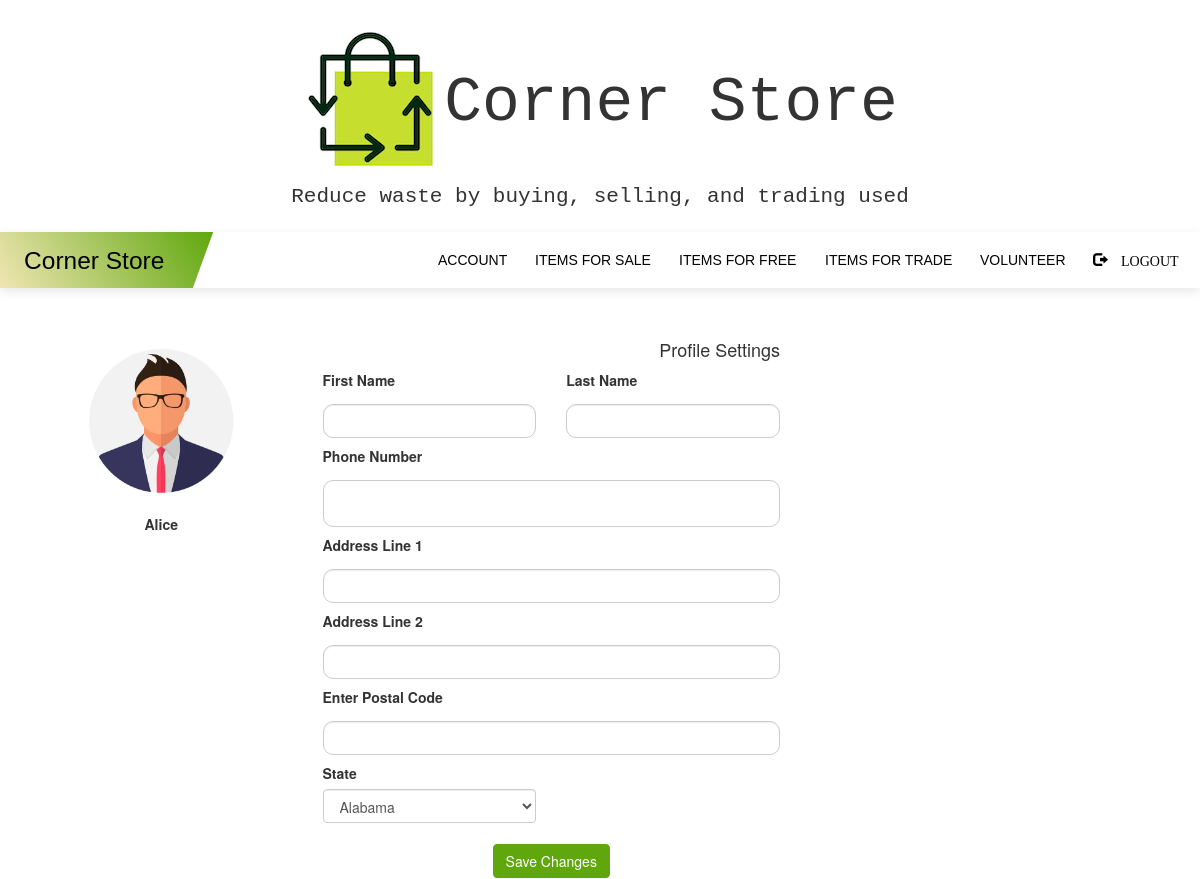
/editprofile (signed in), run on the app's committed database.
### myapp/models.py (models this page shows, shortened)
class User(UserMixin, db.Model):
    __tablename__ = 'users'
    id = db.Column(db.Integer, primary_key=True)
    username = db.Column(db.String(64), unique=True, index=True)
    email = db.Column(db.String(128), unique=True)
    password = db.Column(db.String(128))
    image_file = db.Column(db.String(20),nullable=False,default='person.jpeg')
    admin = db.Column(db.String(10))
    agency = db.Column(db.String(10))
    verified = db.Column(db.String(10))
    profile = db.relationship('Profile', backref='users', lazy='dynamic')
    listings = db.relationship('Listing', backref='users', lazy='dynamic')
    volunteer = db.relationship('Volunteer', backref='users', lazy='dynamic')
    bevolunteer = db.relationship('BeVolunteer', backref='users', lazy='dynamic')
    report = db.relationship('Report', backref='users', lazy='dynamic')
    review = db.relationship('Review', backref='users', lazy='dynamic')
    rating = db.relationship('Rating', backref='users', lazy='dynamic')

### myapp/routes.py (the view, shortened to what this page needs)
@myapp_obj.route("/editprofile", methods=['GET', 'POST'])
@login_required
def edit():
    username = current_user.username
    user_id = current_user.id
    user = User.query.get(user_id)
    form = EditProfile()
    image_url = url_for('static', filename='profile_pics/' + current_user.image_file)
    profile = Profile.query.get(user_id)
    return render_template('editprofile.html', user=user, form=form, username=username, profile=profile, image_url = image_url)

### myapp/forms.py
class EditProfile(FlaskForm):
    first = StringField('First Name')
    last = StringField('Last Name')
    phone = StringField('Phone Number')
    address1 = StringField('Address Line 1')
    address2 = StringField('Address Line 2')
    postal = StringField('Enter Postal Code', validators=[Length(min=5,max=5, message="Postal Code must be valid"), Regexp('\d{5}', message='No Good' )])
    state = SelectField('State', choices = ['Alabama','Alaska','Arizona','Arkansas','California','Colorado','Connecticut','Delaware','Florida','Georgia','Hawaii','Idaho','Illinois','Indiana','Iowa','Kansas','Kentucky','Louisiana','Maine','Maryland','Massachusetts','Michigan','Minnesota','Mississippi','Missouri','Montana','Nebraska','Nevada','New Hampshire','New Jersey','New Mexico','New York','North Carolina','North Dakota','Ohio','Oklahoma','Oregon','Pennsylvania','Rhode Island','South Carolina','South Dakota','Tennessee','Texas','Utah','Vermont','Virginia','Washington','West Virginia','Wisconsin','Wyoming'])
    submit = SubmitField('Save Changes')

### myapp/models.py (called while the page is built)
@login.user_loader
def load_user(id):
    return User.query.get(int(id))

### myapp/templates/editprofile.html (shortened to what this page needs)
{% extends "base.html" %}
{% block content %}
<body>
<br><br>
<div class="container rounded bg-white mt-5 mb-5">
    <div class="row">
        <div class="col-md-3 border-right">
            <div class="d-flex flex-column align-items-center text-center p-3 py-5">
                <img class="rounded-circle mt-5" width="150px" src="/static/profile_pics/{{ user.image_file}}">
                <br> <center><strong><span class="font-weight-bold"> {{ username }}</span></strong>
            </div>
        </div>
        <div class="col-md-5 border-right">
            <div class="p-3 py-5">
                <form action="" method="POST" enctype="multipart/form-data">
                <p>
                <div class="d-flex justify-content-between align-items-center mb-3">
                    <h4 class="text-right">Profile Settings</h4>
                </div>
                <div class="row mt-2">
                    <div class="col-md-6">{{ form.first.label }}<br>
                    {{ form.first(class="form-control", placeholder=profile.first, style='width: 100%;
                    padding: 12px 20px;
                    margin: 8px 0;
                    display: inline-block;
                    border: 1px solid #ccc;
                    border-radius: 10px;
                    box-sizing: border-box;') }} </div>
                    <div class="col-md-6">{{ form.last.label }}<br>
                    {{ form.last(class="form-control", placeholder=profile.last, style='width: 100%;
                    padding: 12px 20px;
                    margin: 8px 0;
                    display: inline-block;
                    border: 1px solid #ccc;
                    border-radius: 10px;
                    box-sizing: border-box;') }} </div></div>
                </div>
                <div class="row mt-3">
                  <div class="col-md-12">{{ form.phone.label }} <br>
                    <input type="text" id='phone' name='phone' placeholder="{{profile.phone}}" style='width: 100%;
                    padding: 12px 20px;
                    margin: 8px 0;
                    display: inline-block;
                    border: 1px solid #ccc;
                    border-radius: 10px;
                    box-sizing: border-box;')></div>
                    <div class="col-md-12">{{ form.address1.label }}<br>
                    {{ form.address1(class="form-control", placeholder=profile.address1, style='width: 100%;
                    padding: 12px 20px;
                    margin: 8px 0;
                    display: inline-block;
                    border: 1px solid #ccc;
                    border-radius: 10px;
                    box-sizing: border-box;') }}</div>
                    <div class="col-md-12">{{ form.address2.label }}<br>
                    {{ form.address2(class="form-control", placeholder=profile.address2, style='width: 100%;
                    padding: 12px 20px;
                    margin: 8px 0;
                    display: inline-block;
                    border: 1px solid #ccc;
                    border-radius: 10px;
                    box-sizing: border-box;') }}</div>
                    <div class="col-md-12"> {{ form.postal.label }} <br>
                    {{ form.postal(class="form-control", placeholder=profile.postal, style='width: 100%;
                    padding: 12px 20px;
                    margin: 8px 0;
                    display: inline-block;
                    border: 1px solid #ccc;
                    border-radius: 10px;
                    box-sizing: border-box;') }}</div>
                </div>
                <div class="row mt-3">
                    <div class="col-md-6"> {{ form.state.label }} <br>
                    {{ form.state(class="form-control", value = "", placeholder=profile.state) }}</div>
                </div>
                <br>
                <div class="mt-5 text-center">
                {{ form.submit(class="btn btn-primary") }}</div>
            </div>
        </div>
    </div>
</div>
</body>
{% endblock %}

### myapp/static/nav.css (style rules this page uses)
html { scroll-behavior: smooth; }
body { line-height: 1.5em; padding: 0; margin: 0; }
.btn-primary { color: #fff; background-color: #5fa70d; border-color: #5fa70d; }

### myapp/templates/base.html (style rules this page uses)
img { max-width: 100%; max-height: 100%; }

### data on the page
User: image_file (picture), username "Alice"
